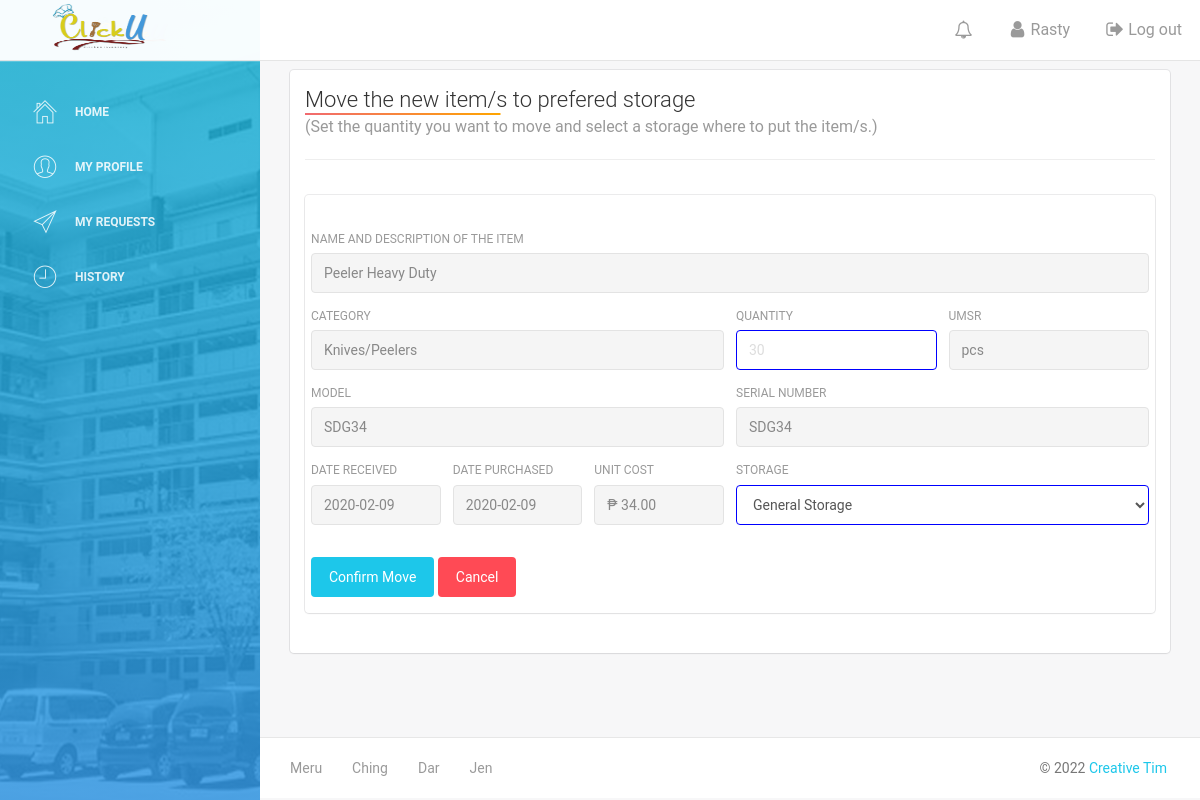
/move_to_storages.php?move=1 (signed in), run on the app's committed database.
### tables this page shows
CREATE TABLE `user_settings` (
  `user_id` int(100) NOT NULL,
  `username` varchar(50) NOT NULL,
  `password` varchar(50) NOT NULL,
  `account_type_id` varchar(50) NOT NULL
);

CREATE TABLE `users` (
  `user_id` int(100) NOT NULL,
  `school_id` int(50) NOT NULL,
  `fname` varchar(50) NOT NULL,
  `lname` varchar(50) NOT NULL,
  `email` varchar(50) NOT NULL,
  `contact` varchar(50) NOT NULL,
  `dept_id` int(50) DEFAULT NULL,
  `storage_id` int(50) DEFAULT NULL
);

CREATE TABLE `utensils` (
  `utensils_id` int(100) NOT NULL,
  `utensils_name` varchar(50) NOT NULL,
  `original_stock` int(100) NOT NULL,
  `stock_on_hand` int(100) NOT NULL,
  `utensils_cat_id` int(50) NOT NULL,
  `added_by` varchar(50) NOT NULL,
  `date_added` date NOT NULL,
  `updated_by` varchar(50) NOT NULL,
  `date_updated` date NOT NULL,
  `cost` int(100) NOT NULL,
  `umsr` varchar(50) NOT NULL,
  `model` varchar(50) NOT NULL,
  `serial_no` varchar(50) NOT NULL,
  `date_purchased` date NOT NULL,
  `status` int(11) NOT NULL
);

CREATE TABLE `utensils_category` (
  `utensils_cat_id` int(100) NOT NULL,
  `category` varchar(50) NOT NULL
);

CREATE TABLE `new_arrival_utensils` (
  `new_arvl_id` int(100) NOT NULL,
  `date_received` date NOT NULL,
  `new_arvl_qty` int(100) NOT NULL,
  `utensils_id` int(100) NOT NULL,
  `received_by` varchar(50) NOT NULL,
  `storage_id` int(100) NOT NULL,
  `checked_by` varchar(50) NOT NULL,
  `approved_by` varchar(50) NOT NULL,
  `date_approved` date NOT NULL,
  `status` int(50) NOT NULL
);

CREATE TABLE `umsr` (
  `id` int(11) NOT NULL,
  `umsr_name` varchar(50) NOT NULL
);

### move_to_storages.php (the view, shortened to what this page needs)
<?php include('header.php'); ?>
            <br><br>
            <div class="content">
                        <div class="container-fluid">
                            <div class="row">
                                <div class="col-md-12">
                                    <div class="card">
                                        <div class="header">
                                            <h4 class="title">Move the new item/s to prefered storage</h4>
                                            <div class="category">
                                             <p>(Set the quantity you want to move and select a storage where to put the item/s.)</p>
                                            </div>
                                            <hr>
                                        </div>
                                           <div class="content">
                                             <div class="card">
                                               <div class="content">
                                             <?php
                                             $queryString = "SELECT
                                             a.utensils_id , a.utensils_name, a.umsr,
                                             a.model, a.serial_no, a.date_purchased,a.utensils_cat_id,a.cost,
                                             b.utensils_cat_id , b.category,
                                             c.date_received,c.new_arvl_qty,c.utensils_id,c.received_by,c.checked_by,c.approved_by,c.date_approved,
                                             d.id,d.umsr_name
                                             FROM utensils a
                                             LEFT JOIN utensils_category b ON a.utensils_cat_id = b.utensils_cat_id
                                             LEFT JOIN new_arrival_utensils c ON a.utensils_id = c.utensils_id
                                             LEFT JOIN umsr d on a.umsr = d.id
                                             where a.utensils_id = $id or a.utensils_id = '".$_SESSION['id']."'";
                                             $query = mysqli_query($dbcon,$queryString);
                                             $show = mysqli_fetch_array($query);
                                             $storage = mysqli_query($dbcon, "SELECT * FROM storage");
                                             ?>
                                             <form method="post"name="myForm"onsubmit="return validateForm()" action="move_to_storages.php">
                                             <div class="row">
                                               <div class="col-md-12">
                                               </div>
                                             <div class="col-md-12">
                                             <label for="inputAddress">Name and description of the item</label>
                                             <input type="text" class="form-control"name="item_name_desc" value="<?php echo $show['utensils_name'] ?>" readonly>
                                             </div>
                                             <div class="col-md-6">
                                             <label for="inputAddress">Category</label>
                                             <input type="text" class="form-control" name="category" value="<?php echo $show['category'] ?>"readonly>
                                             </div>
                                             <div class="col-md-3">
                                             <label for="">Quantity</label>
                                             <input type="number" id="numInput"class="form-control"min="1"name="qty"style="border-color: blue;" placeholder="<?php echo $show['new_arvl_qty'] ?>"required>
                                             </div>
                                             <div class="col-md-3">
                                             <label for="inputAddress">UMSR</label>
                                             <input type="text" class="form-control" name="umsr" value="<?php echo $show['umsr_name'] ?>"readonly>
                                             </div>
                                             <div class="col-md-6">
                                             <label for="inputAddress">Model</label>
                                             <input type="text" class="form-control" name="model" value="<?php echo $show['model'] ?>"readonly>
                                             </div>
                                             <div class="col-md-6">
                                             <label for="inputAddress">Serial Number</label>
                                             <input type="text" class="form-control"name="serial" value="<?php echo $show['serial_no'] ?>"readonly>
                                             </div>
                                             <div class="col-md-2">
                                             <label for="inputAddress">Date Received</label>
                                             <input type="text" class="form-control"name="date_received" value="<?php echo $show['date_received'] ?>"readonly>
                                             </div>
                                             <div class="col-md-2">
                                             <label for="inputAddress">Date Purchased</label>
                                             <input type="text" class="form-control"name="date_purchased" value="<?php echo $show['date_purchased'] ?>"readonly>
                                             </div>
                                             <div class="col-md-2">
                                             <label for="inputAddress">Unit Cost</label>
                                             <input type="text" class="form-control"name="cost" value="₱ <?php echo number_format($show['cost'],2) ?>"readonly>
                                             </div>
                                             <div class="col-md-6">
                                             <label for="inputState">Storage</label>
                                             <select class="form-control"name="storage"style="border-color: blue;">
                                             <?php if($storage) {
                                             while($rows = mysqli_fetch_array($storage)) {
                                             ?>
                                             <option value="<?php echo $rows['storage_id']; ?>"><?php echo $rows['storage_name']; ?></option>
                                             <?php
                                             }
                                             } ?>
                                             </select>
                                             </div>
                                             <div class="col-md-4">
                                             <br>
                                             <input class="btn btn-info btn-fill" id="btn" type="submit" name="move_to" value="Confirm Move">
                                             <a href="newarrival.php" class="btn btn-danger btn-fill">Cancel</a>
                                             </div>
                                             <br>
                                             </div>
                                             </form>
                                             </div>
                                             </div>
                                           </div>
</div>
</div>
</div>
</div>
</div>
<?php include('footer.php') ?>

### header.php (shortened to what this page needs)
<?php require('server.php');  $currURL = basename($_SERVER['REQUEST_URI']); ?>
<?php include('functions.php'); ?>
<!doctype html>
<html lang="en">
<head>
    <link href="assets/css/style.css" rel="stylesheet" />
    <link href="assets/css/bootstrap.min.css" rel="stylesheet" />
    <link href="assets/css/animate.min.css" rel="stylesheet"/>
    <link href="assets/css/light-bootstrap-dashboard.css?v=1.4.0" rel="stylesheet"/>
    <link href="assets/css/font-awesome.min.css" rel="stylesheet">
  <link href="http://maxcdn.bootstrapcdn.com/font-awesome/4.2.0/css/font-awesome.min.css" rel="stylesheet">
    <link href="assets/css/pe-icon-7-stroke.css" rel="stylesheet" />
	<link rel="stylesheet" href="http://code.jquery.com/ui/1.9.1/themes/base/jquery-ui.css" />
</head>
<body onload = "setTimeout(checkCookie,1000);">
<?php
	 $id = $_SESSION['user']['user_id'];
	 $result = "SELECT
									a.user_id,a.fname,
									b.user_id,b.account_type_id
								 FROM users a
								 LEFT JOIN user_settings b on a.user_id = b.user_id
								 where b.user_id = '$id'";
		$check = mysqli_query($dbcon,$result);
		$rows = mysqli_fetch_array($check);
 ?>
<?php
if ($rows['account_type_id']==6 || $rows['account_type_id']==7) { ?>
	<div class="wrapper" class="active">
	    <div class="sidebar" data-color="azure" data-image="assets/img/uc.jpg" id="side">
	    	<div class="sidebar-wrapper">
	            <div class="logo">
	                <a href="#" class="simple-text">
	                </a>
	            </div>
	            <ul class="nav">
								<li class="<?php echo $currURL =='userSelectStorage.php?borrow_form'  || $currURL =='creategroup.php?create_group' ? "active" : ""; ?>">
									 <a href="userSelectStorage.php?borrow_form"class=" ">
												<i class="pe-7s-home"></i>
												<p>Home</p>
										</a>
								</li>
	                <li class="<?php echo $currURL =='userprofile.php' ? "active" : ""; ?>">
	                    <a href="userprofile.php"class=" ">
	                        <i class="pe-7s-user"></i>
	                        <p>My Profile</p>
	                    </a>
	                </li>
	                <li class="<?php echo $currURL =='userRequestsMenu2.php' ? "active" : ""; ?>">
	                    <a href="userRequestsMenu2.php">
	                        <i class="pe-7s-paper-plane"></i>
	                        <p>My Requests
													</p>
	                    </a>
	                </li>
									<li class=" <?php echo $currURL =='history.php'? "active" : ""; ?>">
						 			 <a href="history.php">
						 					 <i class="pe-7s-clock"></i>
						 					 <p>History</p>
						 			 </a>
						 	 </li>
	            </ul>
	    	</div>
	    </div>
	    <div class="main-panel">
	        <nav class="navbar navbar-default navbar-fixed-top">
	            <div class="container-fluid">
	                <div class="navbar-header">
	                 <img src="assets/img/click_U.png"style="width:100px;height:50px;margin-left:35%;margin-top:2%;">
	                </div>
	                <div class="collapse navbar-collapse">
	                    <ul class="nav navbar-nav navbar-right">
												<li class="dropdown">
                        <a href="#" class="dropdown-toggle notif-count" data-toggle="dropdown"><span class="fa fa-bell-o" style="font-size:18px;"></span> </a>
                        </li>
	                        <li>
														<?php
															 $id = $_SESSION['user']['user_id'];
															 $result = "SELECT
																							a.user_id,a.fname,
																							b.user_id,b.account_type_id
																						 FROM users a
																						 LEFT JOIN user_settings b on a.user_id = b.user_id
																						 where b.user_id = '$id' ";
																$check = mysqli_query($dbcon,$result);
																$rows = mysqli_fetch_array($check);
															 if($rows['account_type_id']=="6"){
												      	?>
	                           <a href="userprofile.php">
	                                   <p ><i class="fa fa-user "></i> <?php echo $rows['fname']; ?></p>
	                            </a>
	                         <?php } elseif ($rows['account_type_id']=="7") { ?>
														 <a href="userprofile.php">
		 																<p ><i class="fa fa-user "></i> <?php echo $rows['fname']; ?></p>
		 												 </a>
	                      <?php }?>
	                        </li>
	                        <li>
	                            <a href="logout.php">
	                                <p><i class="fa fa-sign-out "></i> Log out</p>
	                            </a>
	                        </li>
	                    </ul>
	                </div>
	            </div>
	        </nav>
<?php } ?>

### assets/css/style.css (style rules this page uses)
.title { color: #F16A70; display: inline-block; font-size: 30; text-decoration: none; background-image: linear-gradient(to right, #F16A70, orange); background-position: bottom left; background-repeat: no-repeat; background-size: 50% 2px; transition: background-size .5s ease; }

### data on the page
user_settings: user_id.fname "Rasty"
utensils: item_name_desc "Peeler Heavy Duty", category "Knives/Peelers", qty "30", umsr "pcs", model "SDG34", serial "SDG34", date_received "2020-02-09", date_purchased "2020-02-09", cost "₱ 34.00"

### other printed values
form field storage "General Storage"
